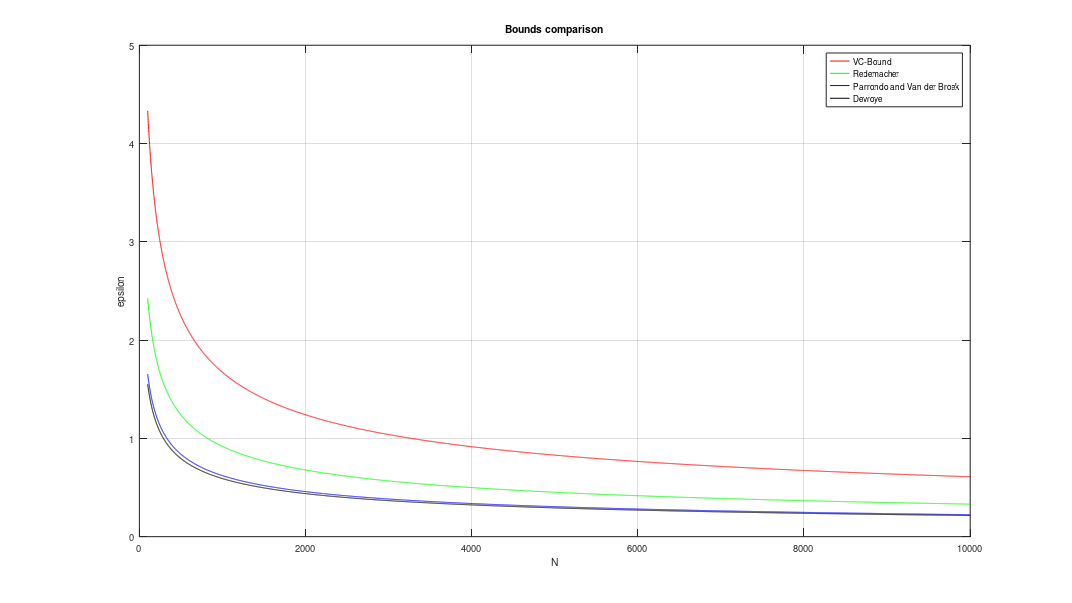

The MATLAB script that drew this image:
1;

clear all;
close all;
clc;

x = linspace(0, 2*pi, 100);
dvc = 50;
delta = 0.05;
N = 100:10000;

%Dimensao VC
function k = mh (N, dvc)
  if N <= dvc
    k = 2^N;
  else
    k = N^dvc + 1;
  end
end

%Original VC-bound
function e = vc(N, dvc, delta)
    e = sqrt ((8/N) * log ((4 * mh (N, dvc)) / delta));
end

%Redemacher bound
function e = rm(N, dvc, delta)
  e = sqrt ((2 * log (2 * N * mh (N, dvc))) / N) + sqrt ((2/N) * log (1/delta)) + (1/N);
end

%Parrondo and Van der Broek bound (interactively method - pag. 57 of the text book)
function e = pvb(N, dvc, delta)
    e_prev = vc(N, dvc, delta);
    e_next = sqrt((1/N) * (2*e_prev + log((6 * mh(2*N, dvc)) / delta)));
    
    while(abs(e_prev - e_next) > 0.01)
        e_prev = e_next;
        e_next = sqrt((1/N) * (2*e_prev + log((6 * mh(2*N, dvc)) / delta)));
    endwhile
    e = e_next;
end  

%Devroye bound (interactively method - pag. 57 of the text book)
%ln((4 * mh(N^2)) / delta) = ln(4) + ln(mh(N^2)) - ln(delta) = ln(N^(2*dvc) + 1) +ln(4) - ln(delta) = ...
% 2*dvc*ln(N) + ln((1/N^(2*dvc)) + 1) + ln(4) - ln(delta) = 2*dvc*ln(N) + ln(4) - ln(delta)
function e = dve(N, dvc, delta)
    e_prev = vc(N, dvc, delta);
    e_next = sqrt((1/(2*N)) * (4*e_prev*(1 + e_prev) + 2*dvc*log(N) + log(4) - log(delta)));
   
    while(abs(e_prev - e_next) > 0.01)
        disp(abs(e_prev - e_next));
        e_prev = e_next;
        e_next = sqrt((1/(2*N)) * (4*e_prev*(1 + e_prev) + 2*dvc*log(N) + log(4) - log(delta)));
    endwhile
    e = e_next;
end   
 
%Gera o grafico
h = figure(1);
plot(N , arrayfun(@vc, N, dvc, delta) , 'r');
grid on;
hold on;
plot(N , arrayfun(@rm, N, dvc, delta) , 'g');
plot(N , arrayfun(@pvb, N, dvc, delta) , 'b');
plot(N , arrayfun(@dve, N, dvc, delta) , 'k');
hold off;

title('Bounds comparison');
xlabel('N');
ylabel('epsilon');
legend('VC-Bound', 'Redemacher', 'Parrondo and Van der Broek', 'Devroye');

set(h,'PaperUnits','inches');
set(h,'PaperOrientation','portrait');
set(h,'PaperSize',[16,9]);
set(h,'PaperPosition',[0,0,16,9]);

print(h,'-dpng','-color','2-20.png',"-FHelvetica:10");

